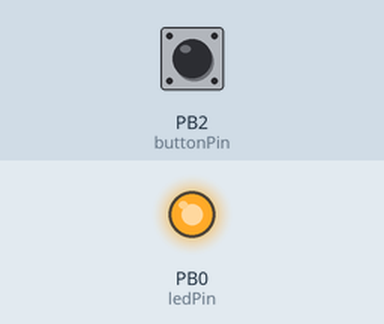
Simulated run of this sketch. Board: ATtiny85, built with avr-gcc and run on an emulated ATtiny85. Shown: output pins drawn as LEDs (lit = HIGH). The test bench sets the inputs (shaded band); at power-on: PB2 (buttonPin) HIGH.

Above: at 1.2 s.
1.3 s: PB2 (buttonPin) pulled LOW for 0.15 s
At 4.24 s:
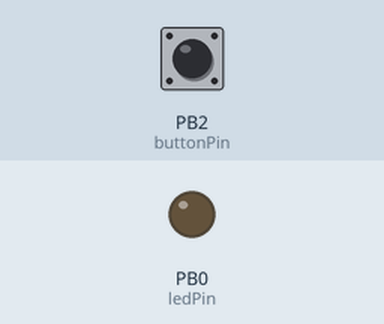
4.3 s: PB2 (buttonPin) pulled LOW for 1 s
At 5.45 s:
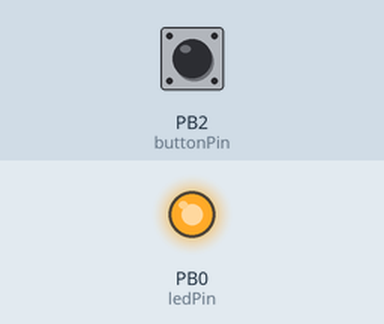
Timing chart, 0 to 13.3 s (numbered marks = the images above; inputs shaded):
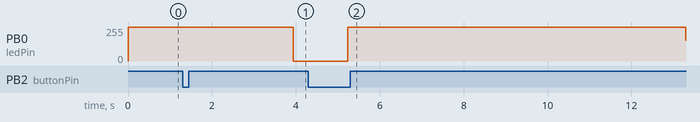

Measured:
- after the input at 1.3 s, PB0 (ledPin): 255/255 → 0/255 after 2.6 s
- after the input at 4.3 s, PB0 (ledPin): goes on until 5.2 s, then stays 255/255

The sketch:

flux-capacitor-control.ino
```cpp
// Put in Boards Manager URLs:
// https://adafruit.github.io/arduino-board-index/package_adafruit_index.json
//
// Must be uploaded from a Windows machine with the Adafruit drivers installed,
//     see lab notebook on 5/25/2026 for more info.
//
// Runs on Adafruit Trinket ATtiny85
// Eric Smith (mostly generated with ChatGPT and some Gemini)
// 2026-05-25
//
// Button cycles through modes:
// 0 = Steady Full On
// 1 = Slow Breathing
// 2 = Rapid Breathing
// 3 = Slow Blinking
// 4 = Rapid Blinking
// 5 = Fully Off
//
// CIRCUIT WIRING:
// Pin 0 > 2.2K Ohm Resistor > Base of 2N2222A NPN transistor > COLLECTOR to christmas lights/flux capacitor > 220 Ohm resistor > +5V, EMITTER to ground. Pin 2 > Pushbutton > Ground.

const int ledPin = 0;      // PWM output to 2N2222A transistor base
const int buttonPin = 2;   // Pushbutton to GND

int mode = 0;

// Debounce variables
bool lastButtonState = HIGH;
bool currentButtonState = HIGH;
unsigned long lastDebounceTime = 0;
const unsigned long debounceDelay = 50;

void setup() {
  pinMode(ledPin, OUTPUT);

  // Uses internal pull-up resistor
  pinMode(buttonPin, INPUT_PULLUP);
}

void loop() {
  checkButton();

  switch (mode) {

    // -------------------------
    // Steady Full On
    // -------------------------
    case 0:
      analogWrite(ledPin, 255);
      delay(10);
      break;

    // -------------------------
    // Slow Breathing
    // -------------------------
    case 1:
      breathe(5);
      break;

    // -------------------------
    // Rapid Breathing
    // -------------------------
    case 2:
      breathe(1);
      break;

    // -------------------------
    // Slow Blinking
    // -------------------------
    case 3:
      blinkMode(500);
      break;

    // -------------------------
    // Rapid Blinking
    // -------------------------
    case 4:
      blinkMode(100);
      break;

    // -------------------------
    // Fully Off
    // -------------------------
    case 5:
      analogWrite(ledPin, 0);
      delay(10);
      break;
  }
}

// =====================================================
// Check button press and cycle modes
// =====================================================
void checkButton() {

  bool reading = digitalRead(buttonPin);

  if (reading != lastButtonState) {
    lastDebounceTime = millis();
  }

  if ((millis() - lastDebounceTime) > debounceDelay) {

    if (reading != currentButtonState) {
      currentButtonState = reading;

      // Button pressed (active LOW)
      if (currentButtonState == LOW) {
        mode++;

        if (mode > 5) {
          mode = 0;
        }
      }
    }
  }

  lastButtonState = reading;
}

// =====================================================
// Breathing effect
// speedDelay controls breathing speed
// =====================================================
void breathe(int speedDelay) {

  // Fade in
  for (int i = 0; i <= 255; i++) {
    analogWrite(ledPin, i);
    delay(speedDelay);

    checkButton();
    if (mode != 1 && mode != 2) return;
  }

  // Fade out
  for (int i = 255; i >= 0; i--) {
    analogWrite(ledPin, i);
    delay(speedDelay);

    checkButton();
    if (mode != 1 && mode != 2) return;
  }
}

// =====================================================
// Blink effect
// interval = ON/OFF duration in ms
// =====================================================
void blinkMode(int interval) {

  analogWrite(ledPin, 255);
  delayWithButtonCheck(interval);

  analogWrite(ledPin, 0);
  delayWithButtonCheck(interval);
}

// =====================================================
// Delay while still checking button presses
// =====================================================
void delayWithButtonCheck(int duration) {

  unsigned long start = millis();

  while (millis() - start < duration) {
    checkButton();
    delay(1);
  }
}
```
